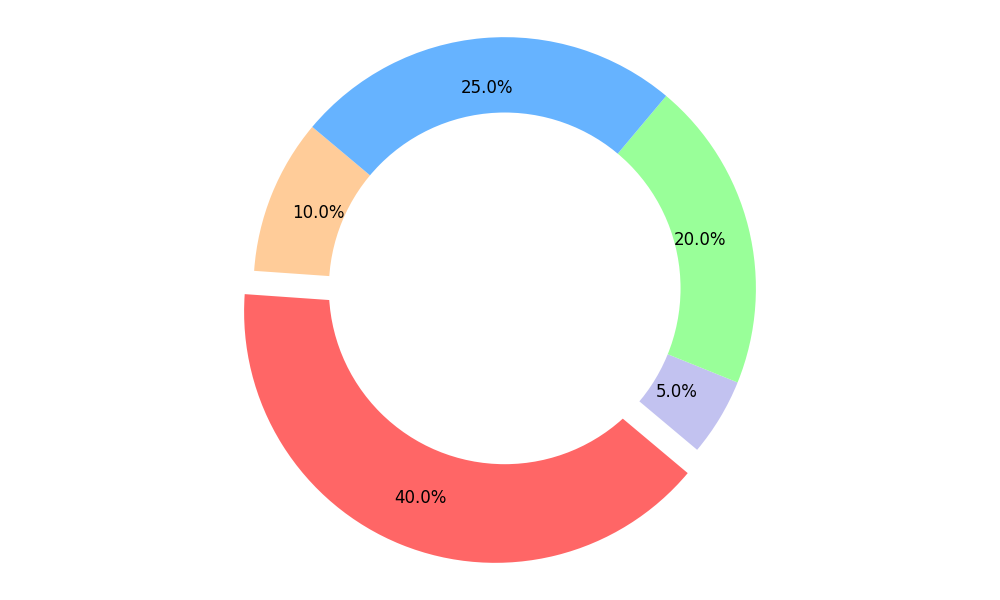

Generate this figure with Python:
import matplotlib.pyplot as plt

creatures = ['Mermaids', 'Dragons', 'Goblins', 'Phoenixes', 'Unicorns']
popularity = [10, 40, 5, 20, 25]
colors = ['#ffcc99', '#ff6666', '#c2c2f0', '#99ff99', '#66b3ff']

fig, ax = plt.subplots(figsize=(10, 6))
wedges, text, autotexts = ax.pie(popularity, colors=colors, autopct='%1.1f%%', startangle=140,
                           pctdistance=0.80, explode=[0.1 if p == max(popularity) else 0 for p in popularity])

for i, pct in enumerate(autotexts):
    pct.set_fontsize(12)
    pct.set_color('black')

centre_circle = plt.Circle((0, 0), 0.70, fc='white')
fig.gca().add_artist(centre_circle)

ax.axis('equal')

plt.tight_layout()
plt.show()
